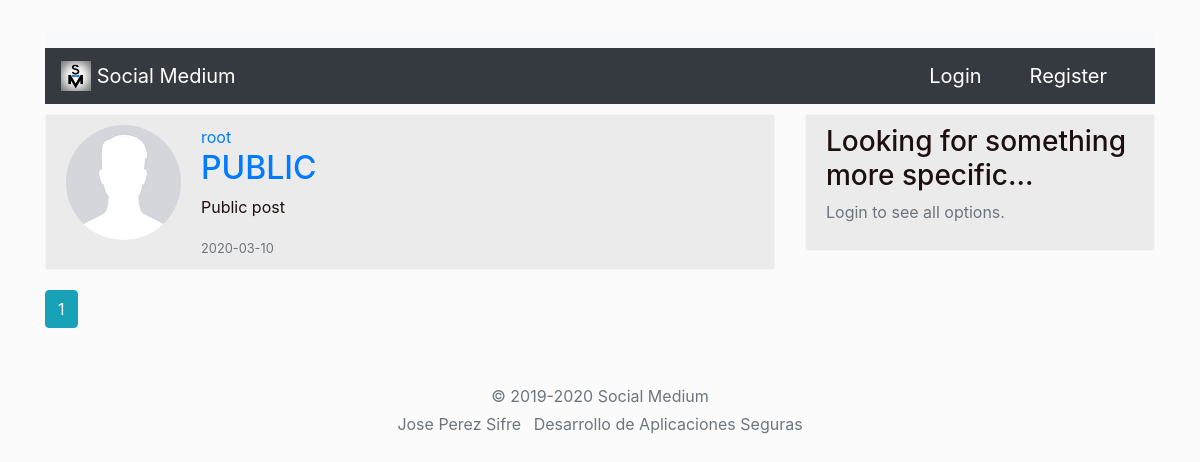
The page /home on the database its author committed.
### medium/models.py (models this page shows, shortened)
class Post(db.Model):
    id = db.Column(db.Integer, primary_key=True)
    title = db.Column(db.String(100), nullable=False)
    date_posted = db.Column(db.DateTime, nullable=False, default=datetime.utcnow)
    content = db.Column(db.Text, nullable=False)
    post_type = db.Column(db.String(1), nullable=False, default='0')
    shared_token = db.Column(db.String(512), nullable=True)#Por defecto, default=NULL
    user_id = db.Column(db.Integer, db.ForeignKey('user.id'), nullable=False)
    '''
    def get_post_type(self):
        return self.__post_type

    def set_post_type(self, post_type):
        self.__post_type = post_type
    '''

class User(db.Model, UserMixin):
    id = db.Column(db.Integer, primary_key=True)
    username = db.Column(db.String(25), unique=True, nullable=False)
    email = db.Column(db.String(100), unique=True, nullable=False)
    image_file = db.Column(db.String(20), nullable=False, default='default.jpg')
    password = db.Column(db.String(60), nullable=False)
    registration_date = db.Column(db.DateTime, nullable=False, default=datetime.utcnow)
    otp_secret = db.Column(db.String(16))
    confirmed = db.Column(db.Boolean, default=False)
    posts = db.relationship('Post', cascade="all,delete", backref='author', lazy=True)
    devices = db.relationship('Device', cascade="all,delete", backref='belong', lazy=True)

### medium/main/routes.py (the view)
@main.route('/', methods=['GET', 'POST'])
@main.route('/home', methods=['GET', 'POST'])
def home():
    searchForm = SearchForm()
    if searchForm.validate_on_submit():
        word = searchForm.post_word.data
        return redirect(url_for('posts.post_search', word=word))
    elif request.method == 'GET':
        page = request.args.get('page', 1, type=int)
        if current_user.is_authenticated:
            posts = Post.query.filter(Post.post_type!='1').order_by(Post.date_posted.desc()).paginate(page=page, per_page=7)
        else:
            posts = Post.query.filter_by(post_type='2').order_by(Post.date_posted.desc()).paginate(page=page, per_page=7)
        return render_template('home.html', posts=posts, form=searchForm)

### medium/templates/home.html
{% extends "base.html" %}
{% block content %}
{% for post in posts.items %}
<article class="media content-section">
    <img class="rounded-circle account-imgSize" src="{{ url_for('static', filename='profilePictures/' + post.author.image_file) }}">
      <div class="media-body">
    <div class="article-metadata">
      <a class="mr-2" href="{{ url_for('users.user_post', username=post.author.username) }}">{{ post.author.username }}</a>
    </div>
    <h2><a class="article-title" href="{{ url_for('posts.post', post_id=post.id) }}">{{ post.title }}</a></h2>
    <p class="article-content">{{ post.content }}</p>
    <small class="text-muted">{{ post.date_posted.strftime('%Y-%m-%d') }}</small>
  </div>
</article>
{% endfor %}
{% for page_num in posts.iter_pages(left_edge=1, right_edge=1, left_current=1, right_current=1) %}
      {% if page_num %}
        {% if posts.page == page_num %}
          <a class="btn btn-info mb-4" href="{{ url_for('main.home', page=page_num) }}">{{ page_num }}</a>
        {% else %}
          <a class="btn btn-outline-info mb-4" href="{{ url_for('main.home', page=page_num) }}">{{ page_num }}</a>
        {% endif %}
      {% else %}
        ...
      {% endif %}
    {% endfor %}
{% endblock content %}

### medium/templates/base.html (shortened to what this page needs)
<!DOCTYPE html>
<html lang="en">
<head>
  <link rel="stylesheet" href="https://stackpath.bootstrapcdn.com/bootstrap/4.4.1/css/bootstrap.min.css"
>
  <link rel="stylesheet" href="{{ url_for('static', filename='main.css') }}">
</head>
<body>
  <div class="container">
    <nav class="navbar navbar-light bg-light"></nav>
    <nav class="navbar navbar-dark bg-dark">
        <a class="navbar-brand" href="{{ url_for('main.home') }}">
            <img src="{{ url_for('static', filename='favicon.ico') }}" width="30" height="30" class="d-inline-block align-top" alt="">
            Social Medium
          </a>
      {% if current_user.is_authenticated %}
      <form class="form-inline">
        <a class="nav-item nav-link navbar-brand" href="{{ url_for('posts.new_post') }}">New Post</a>
        <a class="nav-item nav-link navbar-brand" href="{{ url_for('users.account') }}">Account</a>
        <a class="nav-item nav-link navbar-brand" href="{{ url_for('users.logout') }}">Logout</a>
      </form>
      {% else %}
        <form class="form-inline">
          <a class="nav-item nav-link navbar-brand" href="{{ url_for('users.login') }}">Login</a>
          <a class="nav-item nav-link navbar-brand" href="{{ url_for('users.register') }}">Register</a>
        </form>
      {% endif %}
    </nav>
  </div>
  <main role="main" class="container">
    <div class="row">
      <div class="col-md-8">
        {% block content %}{% endblock %}
      </div>
      <div class="col-md-4">
        <div class="content-section">
          <h3>Looking for something more specific...</h3>
            <ul class="list-group">
              {% if current_user.is_authenticated %}
              <a class="nav-item nav-link navbar-brand" href="{{ url_for('users.user_users_post', username=current_user.username) }}">Users posts</a>
              <a class="nav-item nav-link navbar-brand" href="{{ url_for('users.user_all_post', username=current_user.username) }}">All your posts</a>
              <a class="nav-item nav-link navbar-brand" href="{{ url_for('users.user_public_post', username=current_user.username) }}">Your public posts</a>
              <a class="nav-item nav-link navbar-brand" href="{{ url_for('users.user_private_post', username=current_user.username) }}">Your private posts</a>
              <a class="nav-item nav-link navbar-brand" href="{{ url_for('users.user_personal_post', username=current_user.username) }}">Your personal posts</a>
              {% else %}
              <p class='text-muted'>Login to see all options.</p>
              {% endif %}
            </ul>
        </div>
      </div>
    </div>
  </main>
  <footer class="my-3 pt-3 text-muted text-center text-small">
    <p class="mb-1">&copy; 2019-2020 Social Medium</p>
    <ul class="list-inline">
      <li class="list-inline-item">
        <p>Jose Perez Sifre</p>
      </li>
      <li class="list-inline-item">
        <p>Desarrollo de Aplicaciones Seguras</p>
      </li>
    </ul>
  </footer>
</body>
</html>

### medium/static/main.css (style rules this page uses)
.content-section { background: #ecebeb; padding: 10px 20px; border: 1px solid #f5f5f5; border-radius: 3px; margin-bottom: 20px; margin-top: 10px; }
body { background-color: #fbfbfb; color: #1d0f0f; margin-top: 2rem; }
.account-imgSize { height: 115px; width: 115px; margin-right: 20px; margin-bottom: 16px; }

### rows shown on the page
Post: image_file (placeholder picture), author.username "root", title "PUBLIC", content "Public post", date_posted "2020-03-10"

### other values the page prints
{{ page_num }} "1"
